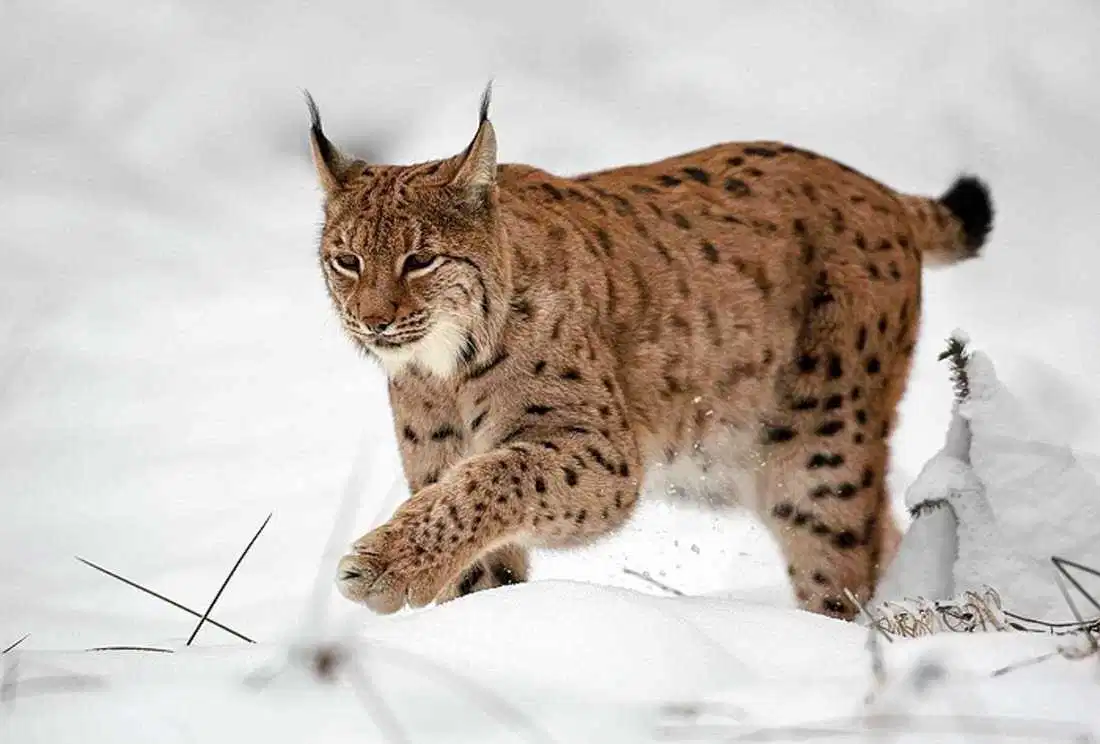
#> input picture nkar.png, 1100 x 744 px
$ jupyter execute --allow-errors Analysis.ipynb
#> lines starting #> are read from the running program, lines starting #| are printed output that depends on the picture
[cell 1]
import matplotlib.pyplot as plt
import pandas as pd
import seaborn as sns
import statsmodels.api as sm
from statsmodels.tsa.stattools import adfuller, pacf
from scipy.stats import ttest_ind
import pmdarima as pm
from statsmodels.tsa.arima.model import ARIMA
from sklearn.model_selection import train_test_split
from sklearn.metrics import r2_score, mean_squared_error
import numpy as np
import yfinance as yf
from PIL import Image
from statsmodels.tsa.stattools import acf
import warnings
warnings.filterwarnings("ignore")

# Annual Canadian Lynx Trappings

[cell 2]
Image.open("nkar.png").resize((550,350))
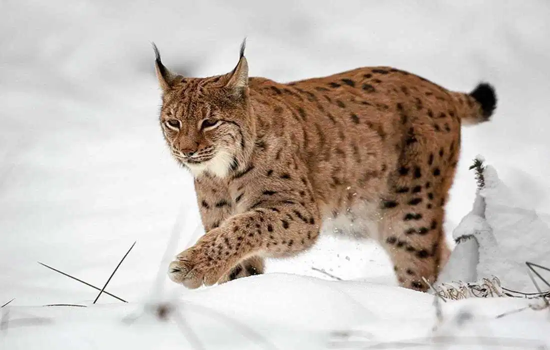
#> Out: PIL image 550x350 RGB; mean R, G, B 197.9, 188.8, 181.7


$ run again, with thumb-1920-876619.jpg saved as nkar.png
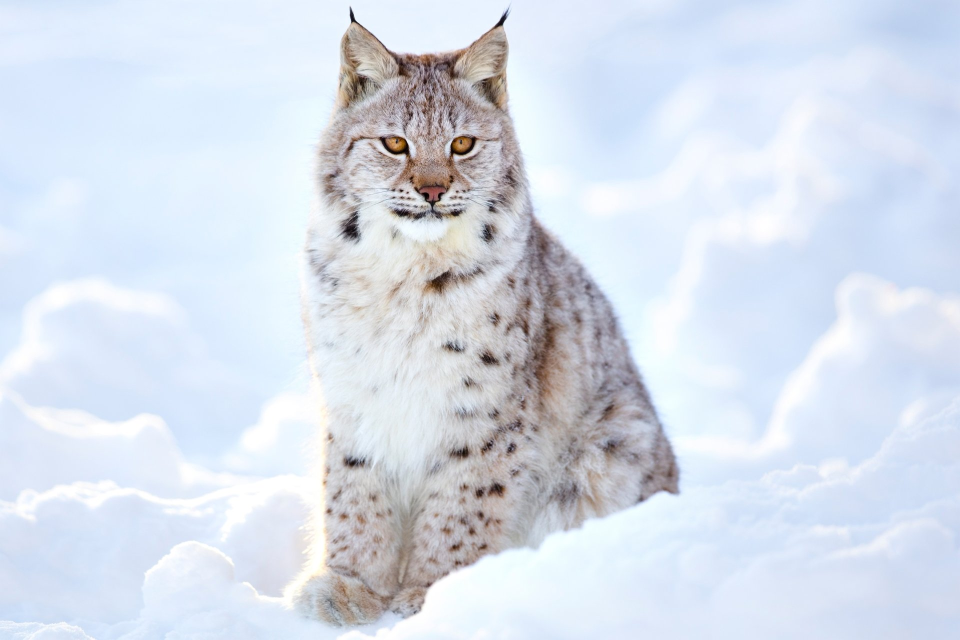
#> input picture thumb-1920-876619.jpg, 1920 x 1280 px (shown at 1/2 size)
#> `Image.open("nkar.png").resize((550,350))`:
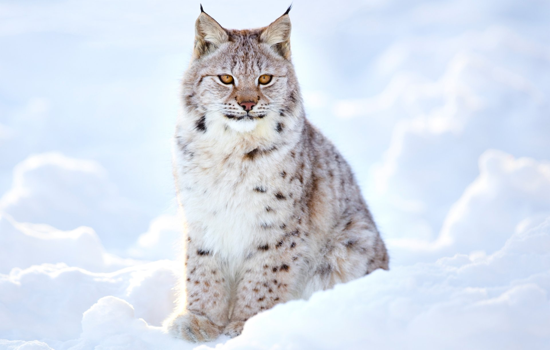
#> Out: PIL image 550x350 RGB; mean R, G, B 214.9, 222.5, 234.3
